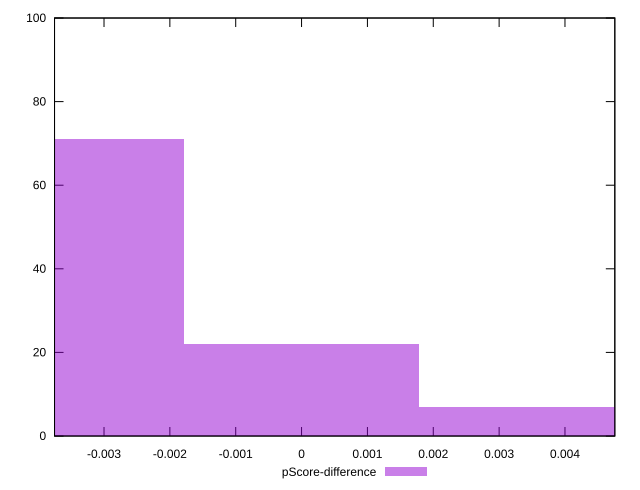

Recreate this plot in gnuplot.
reset

$pScoreDifference <<EOF
-0.003580697621891052 71
0.003580697621891052 7
0 22
EOF

set key outside below
set boxwidth 0.003580697621891052
set xrange [-0.003751327762812267:0.004756921823850291]
set yrange [0:100]
set trange [0:100]
set style fill transparent solid 0.5 noborder
set terminal svg size 640, 490 enhanced background rgb 'white'
set output "report_00017_2021-02-10T15-08-03.406Z/cumulative-layout-shift/samples/pages+cached/pScore-difference/histogram.svg"

plot $pScoreDifference title "pScore-difference" with boxes

reset
